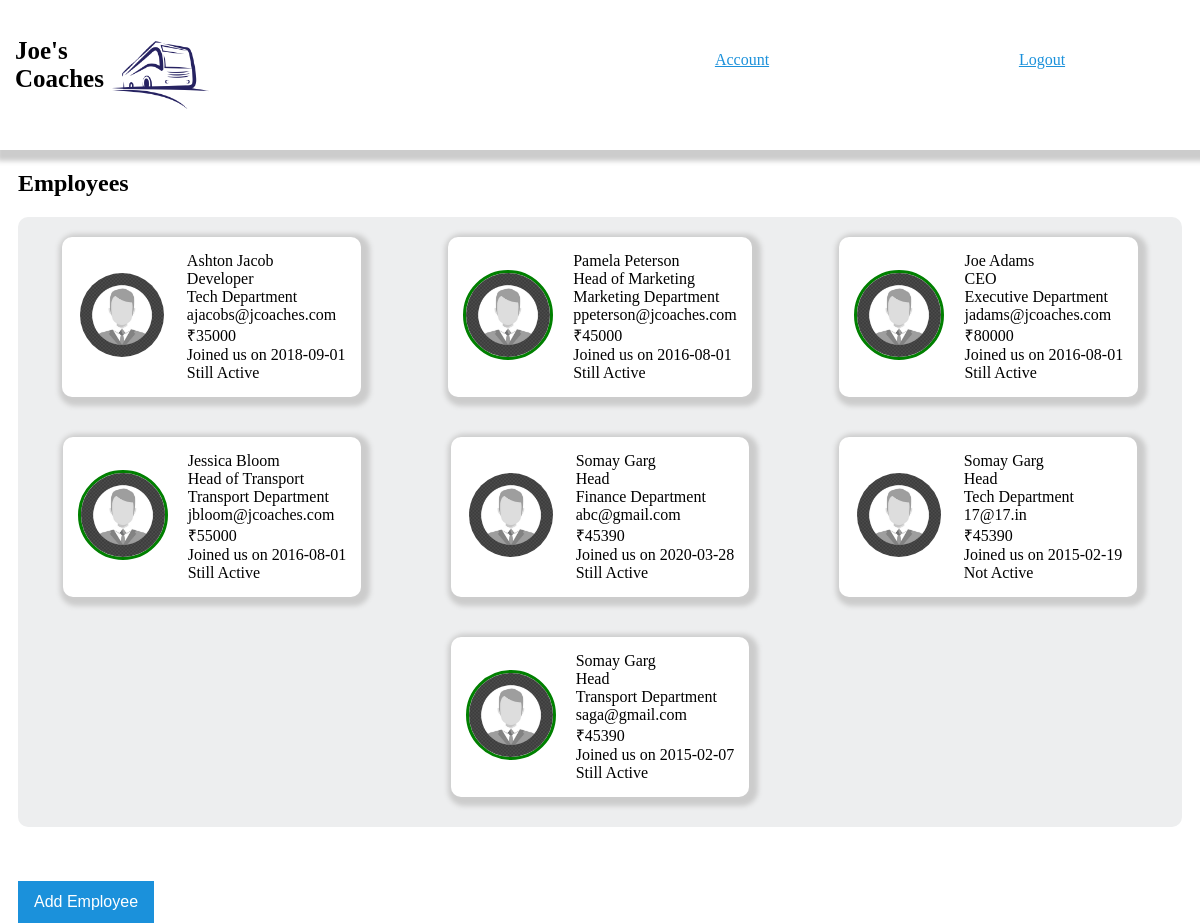
The page / on the database its author committed.
### tables this page shows
CREATE TABLE `employees` (
  `firstname` varchar(60) NOT NULL,
  `lastname` varchar(30) NOT NULL,
  `pos` varchar(100) NOT NULL,
  `dept` varchar(100) NOT NULL,
  `email` varchar(50) NOT NULL,
  `salary` bigint(20) NOT NULL,
  `since` date NOT NULL,
  `active` tinyint(1) NOT NULL
);

### activity.php (called while the page is built, shortened)
<?php
class Date{
    function __construct($d,$m,$y){
        $this->d = $d;
        $this->m = $m;
        $this->y = $y;
    }
}
function countLeapYears($d){
    $years = $d->y;
    if($d->m <= 2){
        $years--;
    }
    return $years/4 - $years/100 + $years/400;
}
function getDifference($d1, $d2){
    $monthDays = array("31", "28", "31", "30", "31", "30", "31", "31", "30", "31", "30", "31");
    $n1 = $d1->y*365 + $d1->d;
    for($i=0;$i<$d1->m-1;$i++){
        $n1 += (int)$monthDays[$i];
    }
    $n1 += countLeapYears($d1);
    $n2 = $d2->y*365 + $d2->d;
    for($i=0;$i<$d2->m-1;$i++){
        $n2 += (int)$monthDays[$i];
    }
    $n2 += countLeapYears($d2);
    return ($n2 - $n1);
}
?>

### index.php (the view, shortened to what this page needs)
<?php
    require_once "config.php";
    require "activity.php";
    $sql = "select * from employees";
    $employees = mysqli_query($con,$sql);
?>
<!DOCTYPE html>
<html lang="en" dir="ltr">
    <head>
        <link rel="stylesheet" href="./stylesheet.css">
    </head>
    <body>
        <div class="nav-wrapper">
            <nav class="nav">
                <div class="icon">
                    <p id="icon-text">Joe's Coaches</p>
                    <img id="icon-img" src="./bus logo.png" alt="">
                </div>
                <ul class="nav-list">
                    <li class="nav-item"><a href="index.html">Account</a></li>
                    <li><a href="#">Logout</a></li>
                </ul>
            </nav>
        </div>
        <div class="employees">
            <h2>Employees</h2>
            <div class="employee-list">
                <?php if(mysqli_num_rows($employees)>0){
                    while($employee = mysqli_fetch_assoc($employees)){
                ?>
                <li>
                    <div class="employee-card" id="employee1">
                        <?php
                            $d1 =  new Date((int)substr($employee['since'],8,2),(int)substr($employee['since'],5,2),(int)substr($employee['since'],0,4));
                            $currDate = getdate(date("U"));
                            $d2 = new Date($currDate['mday'],$currDate['mon'],$currDate['year']);
                            $activity = getDifference($d1,$d2)/365;
                        ?>
                        <img class="user-img" src="./New Default Profile.jpg" style="<?php if($activity>=5 && $employee['active']=='1'){echo "border-color:green;";} ?>" alt="">
                        <span>
                            <div class="employment-details" id="employee1-details">
                                <span class="name-format"><?php echo $employee['firstname']; ?></span>
                                <span class="name-format"><?php echo $employee['lastname']; ?></span>
                                <br>
                                <span><?php echo $employee['pos']; ?></span>
                                <br>
                                <span><?php echo $employee['dept']; ?></span>
                                <br>
                                <span><?php echo $employee['email']; ?></span>
                                <br>
                                <span>&#8377;<?php echo $employee['salary']; ?></span>
                                <br>
                                <span>Joined us on <?php echo $employee['since']; ?></span>
                                <br>
                                <span><?php if($employee['active']=='1'){
                                        ?>Still Active<?php
                                    }else{?>
                                        Not Active
                                    <?php } ?></span>
                            </div>
                        </span>
                    </div>
                </li>
                <?php }} ?>
            </div>
        </div>
        <br/>
        <br/>
        <br/>
        <button class="btn" type="button" name="button" onclick="showAddEmpModal()">Add Employee</button>
    </body>
</html>

### stylesheet.css (style rules this page uses)
body { margin: auto; }
.nav-wrapper { background-color: #ffff; position: sticky; top: 0; width: 100%; box-shadow: 3px 5px 5px 6px #ccc; z-index: 1; height: 150px; display: flex; justify-content: space-around; }
.nav { width: 100%; }
.icon { width: 50%; }
#icon-text { float: left; font-size: 25px; font-weight: bold; width: 60px; padding-left: 15px; padding-right: 10px; padding-top: 2%; }
#icon-img { float: left; width: 150px; }
.nav-list { float: right; list-style: none; padding: 10px; display: flex; justify-content: space-around; width: 50%; }
.nav-list li { padding-top: 25px; }
.nav-list li a { display: inline; color: #1b91db; }
.employees { margin: 0% 1.5%; }
.employee-list { list-style: none; display: inline-flex; padding-bottom: 10px; width: 100%; flex-wrap: wrap; background-color: #edeeef; border-radius: 10px; border-style: hidden; justify-content: space-around; }
.employee-card { display:flex; flex-wrap: wrap; background-color: white; border-style: hidden; border-radius: 10px; max-width: 100%; margin: 20px; padding: 15px; box-shadow: 3px 3px 5px 6px #ccc; }
.user-img { float: left; border-radius: 100px; width: 84px; height: 84px; border-style: solid; border-color: transparent; border-width: 3px; transform: translateY(20%); }
.employment-details { display: block; float: right; margin-left: 20px; }
.btn { margin: 0% 1.5%; background-color: #1b91db; width: auto; border: none; color: white; padding: 12px 16px; text-align: center; text-decoration: none; font-size: 16px; cursor: pointer; margin-right: 2%; }

### rows shown on the page
employees: firstname "Ashton", lastname "Jacob", pos "Developer", dept "Tech Department", email "ajacobs@jcoaches.com", salary "35000", since "2018-09-01", active "Still Active"
employees: firstname "Pamela", lastname "Peterson", pos "Head of Marketing", dept "Marketing Department", email "ppeterson@jcoaches.com", salary "45000", since "2016-08-01", active "Still Active"
employees: firstname "Joe", lastname "Adams", pos "CEO", dept "Executive Department", email "jadams@jcoaches.com", salary "80000", since "2016-08-01", active "Still Active"
employees: firstname "Jessica", lastname "Bloom", pos "Head of Transport", dept "Transport Department", email "jbloom@jcoaches.com", salary "55000", since "2016-08-01", active "Still Active"
employees: firstname "Somay", lastname "Garg", pos "Head", dept "Finance Department", email "abc@gmail.com", salary "45390", since "2020-03-28", active "Still Active"
employees: firstname "Somay", lastname "Garg", pos "Head", dept "Tech Department", email "17@17.in", salary "45390", since "2015-02-19", active "Not Active"
employees: firstname "Somay", lastname "Garg", pos "Head", dept "Transport Department", email "saga@gmail.com", salary "45390", since "2015-02-07", active "Still Active"
